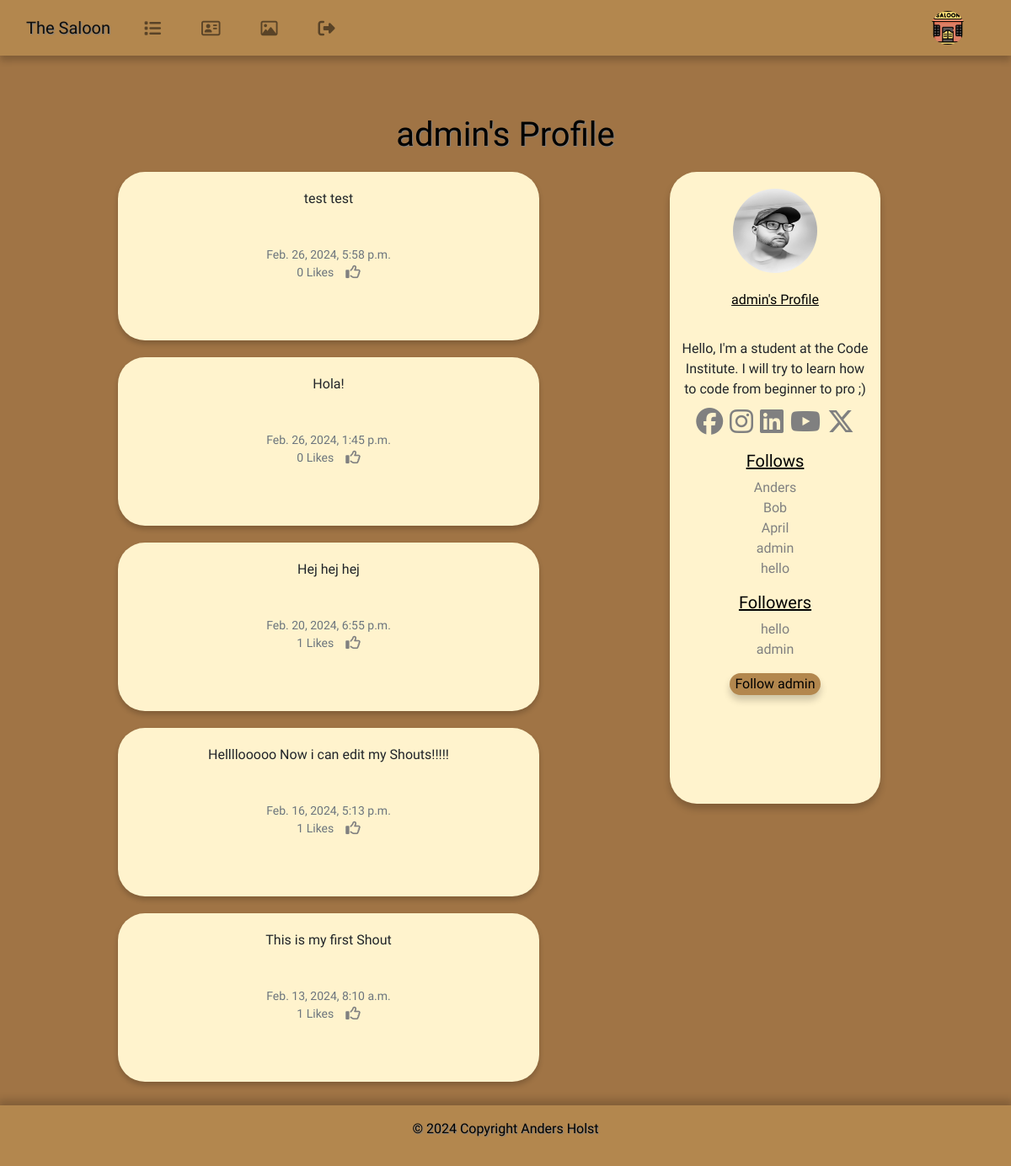
The page /profile/1 (signed in) on the database its author committed.
### the_saloon/models.py (models this page shows, shortened)
class Profile(models.Model):
    user = models.OneToOneField(User, on_delete=models.CASCADE)
    follows = models.ManyToManyField("self",
                                     related_name="followed_by",
                                     symmetrical=False, blank=True)
    date_modified = models.DateTimeField(User, auto_now=True)
    profile_image = models.ImageField(
        null=True, blank=True, upload_to="images/")
    profile_bio = models.CharField(null=True, blank=True, max_length=500)
    facebook_link = models.CharField(null=True, blank=True, max_length=100)
    instagram_link = models.CharField(
        null=True, blank=True, max_length=100)
    linkedin_link = models.CharField(null=True, blank=True, max_length=100)
    youtube_link = models.CharField(null=True, blank=True, max_length=100)
    x_link = models.CharField(null=True, blank=True, max_length=100)
    def __str__(self):
        return self.user.username

class Shout(models.Model):
    user = models.ForeignKey(
        User, related_name="shouts",
        on_delete=models.DO_NOTHING
    )
    body = models.CharField(max_length=200)
    created_at = models.DateTimeField(auto_now_add=True)
    likes = models.ManyToManyField(User, related_name="shout_like", blank=True)
    def number_of_likes(self):
        return self.likes.count()

### the_saloon/views.py (the view, shortened to what this page needs)
# urls.py: path('profile/<int:pk>', views.profile, name='profile'),
def profile(request, pk):
    if request.user.is_authenticated:
        profile = Profile.objects.get(user_id=pk)
        shouts = Shout.objects.filter(user_id=pk).order_by("-created_at")
        return render(request, "profile.html", {"profile": profile,
                                                "shouts": shouts})
    else:
        messages.success(request, ("You must login to see this page..."))
        return redirect('home')

### the_saloon/templates/profile.html (shortened to what this page needs)
{% extends 'base.html' %}
{% load static %}
{% block content %}
{% if profile %}
<div class="conta text-center">
  <h1 class="profile">{{ profile.user.username }}'s Profile</h1>
  <div class="row margin-right: 0;">
    <div class="col-md-8">
      {% if shouts%}
      {% for shout in shouts %}
      <div class="alerted" role="alert">
        {{ shout.body }}<br/><br/>
        <small class="text-muted" style="font-family: Rye, serif;">
          {{ shout.created_at }}
          <br/>
          {{ shout.number_of_likes }} Likes
          &nbsp;&nbsp;
          {% if user in shout.likes.all %}
          <a href="{% url 'shout_like' shout.id %}"><i class="fa-lg fa-regular fa-thumbs-down"
              style="color:gray"></i></a>
          {% else %}
          <a href="{% url 'shout_like' shout.id %}"></a>
          {% endif %}
        </small>
      </div>
      {% endfor %}
      {% endif %}
    </div>
    <div class="profile-bio">
      <div class=" image d-flex flex-column
                justify-content-center align-items-center">
        {% if profile.profile_image %}
        <img src="{{ profile.profile_image.url }}" height="100" width="100" class="profile rounded-circle"
          alt="profile_image">
        {% else %}
        <img src="{% static 'images/cowboy.png' %}" height="100" width="100" class="profile rounded-circle"
          alt="profile_image">
        {% endif %}
        <span class="name mb-4">
          {{ profile.user.username }}'s Profile
        </span>
        {% if profile.profile_bio %}
        <div class="bio">
          <span>
          {{ profile.profile_bio}}
          </span>
        </div>
        {% endif %}
        <div class="gap-3 mb-3 icons d-flex flex-row
            justify-content-center align-items-center">
          {% if profile.facebook_link %}
          <a href="{{ profile.facebook_link }}" target="new">
            <i class="face fa-2x fa-brands fa-facebook"></i></a>
          {% endif %}
          {% if profile.instagram_link %}
          <a href="{{ profile.instagram_link }}" target="new"><i class="inst fa-2x fa-brands fa-instagram"></i></a>
          {% endif %}
          {% if profile.linkedin_link %}
          <a href="{{ profile.linkedin_link }}" target="new"><i class="link fa-2x fa-brands fa-linkedin"></i></a>
          {% endif %}
          {% if profile.youtube_link %}
          <a href="{{ profile.youtube_link }}" target="new"><i class="you fa-2x fa-brands fa-youtube"></i></a>
          {% endif %}
          {% if profile.x_link %}
          <a href="{{ profile.x_link }}" target="new"><i class="x fa-2x fa-brands fa-x-twitter"></i></a>
          {% endif %}
        </div>
        <h5 class="follow"> Follows </h5>
        <p class="card-text">{% for following in profile.follows.all %}
          <a href="{% url 'profile' following.user.id %}">{{ following }}</a><br/>
          {% endfor %}
        <h5 class="follow"> Followers </h5>
        <p class="card-text">{% for following in profile.followed_by.all %}
          <a href="{% url 'profile' following.user.id %}">{{ following }}</a><br/>
          {% endfor %}
        <form method=POST>
          {% if profile in user.profile.follows.all %}
          <button class="btn-profile btn-outline" name="follow" value="unfollow" type="submit">
            Unfollow {{ profile.user.username|lower}}
          </button>
          {% else %}
          <button class="btn-profile btn-outline" name="follow" value="follow" type="submit">
            Follow {{ profile.user.username|lower}}
          </button>
          {% endif %}
          <br/><br/>
        </form>
      </div>
    </div>
  </div>
</div>
{% endif %}
{% endblock %}

### the_saloon/templates/navbar.html (shortened to what this page needs)
{% load static %}
<nav class="navbar navbar-expand-lg navbar-light navbar sticky-top">
  <div class="container-fluid">
    <a class="navbar-brand" href="{% url 'home' %}">The Saloon</a>
    <div class="collapse navbar-collapse" id="navbarSupportedContent">
      <ul class="navbar-nav me-auto mb-2 mb-lg-0">
        <li class="nav-item mx-3">
          <a class="nav-link" href="{% url 'profile_list' %}"><i class="fa-lg fa-solid fa-list"></i></a>
        </li>
        {% if user.is_authenticated %}
        <li class="nav-item mx-3">
          <a class="nav-link" href="{% url 'profile' request.user.id %}"><i class="fa-lg fa-regular fa-address-card"></i></a>
        </li>
        <li class="nav-item mx-3">
          <a class="nav-link" href="{% url 'upload_image' %}"><i class="fa-lg fa-regular fa-image"></i></a>
        </li>
        <li class="nav-item mx-3">
          <a class="nav-link" href="{% url 'logout' %}"><i class="fa-lg fa-solid fa-right-from-bracket"></i></a>
        </li>
        {% endif %}
      </ul>
      {% if request.user.is_authenticated %}
        <ul class="navbar-nav ml-auto">
          <li class="nav-link navbar-brand">
            {% if profile.profile_image %}
            <a href="{% url 'profile' request.user.id %}">
              <img src="{{ user.profile.profile_image.url }}" class="rounded-circle"
               width="40" height="40" alt="profile_image"></a>
               {% else %}
            <a href="{% url 'profile' request.user.id %}">
              <img src="{% static 'images/cowboy.png' %}" height="40" width="40" class="rounded-circle"
              alt="profile_image"></a>
              {% endif %}
          </li>
        </ul>
      {% endif %}
    </div>
  </div>
</nav>

### social/static/css/style.css (style rules this page uses)
body { background-color: #A07445; margin-bottom: 80px; }
a.navbar-brand { background-color: #B3874E; color: black; font-family: Rye, serif; text-shadow: 1px 1px 1px gray; }
nav.navbar { background-color: #B3874E; box-shadow: 0 6px 8px 0 rgba(0,0,0,.2); }
div.col-md-8 { display:grid; align-items: center; justify-content: center; }
h1.profile { color: black; font-family: Rye, serif; margin-bottom: 20px; margin-top: 70px; text-shadow: 1px 1px 1px gray; }
div.alerted { display: flex; background-color: #FFF3CD; box-shadow: 0 4px 6px 0 rgba(0,0,0,.2); font-family: Rye, serif; border-radius: 2rem; width: 500px; height: 200px; margin-bottom: 20px; padding-top: 20px; flex-direction: column; }
div.profile-bio { text-align: center; background-repeat: no-repeat; background-position: 50% 50%; background-size: cover; width: 250px; height: 750px; font-family: Rye, serif; background-color: #FFF3CD; box-shadow: 0 6px 8px 0 rgba(0,0,0,.2); border-radius: 2rem; }
.row { margin-right: 0 !important; }
div.bio { font-family: Rye, serif; text-align: center; padding: 10px; }
img.profile { margin-top: 20px; margin-bottom: 20px; }
p.card-text { font-family: Rye, serif; }
a { color:gray }
span.name { font-family: Rye, serif; color: black; text-decoration: underline; }
small.text-muted { margin-top: 20px; }
h5.follow { font-family: Rye, serif; color: black; text-decoration: underline; }
button.btn-profile { background-color:#B3874E; font-family: Rye, serif; border: none; box-shadow: 0 6px 8px 0 rgba(0,0,0,.2); border-radius: 2rem; font-family: Rye, serif; color: black; }

### rows shown on the page
Profile: user.username "admin", profile_image (picture), profile_bio "Hello, I'm a student at the Code Institute. I will try to learn how to code from beginner to pro ;)"
Shout: body "test test", created_at "Feb. 26, 2024, 5:58 p.m.", number_of_likes "0"
Shout: body "Hola!", created_at "Feb. 26, 2024, 1:45 p.m.", number_of_likes "0"
Shout: body "Hej hej hej", created_at "Feb. 20, 2024, 6:55 p.m.", number_of_likes "1"
Shout: body "Hellllooooo Now i can edit my Shouts!!!!!", created_at "Feb. 16, 2024, 5:13 p.m.", number_of_likes "1"
Shout: body "This is my first Shout", created_at "Feb. 13, 2024, 8:10 a.m.", number_of_likes "1"
Profile: user.username "Anders"
Profile: user.username "Bob"
Profile: user.username "April"
Profile: user.username "hello"
